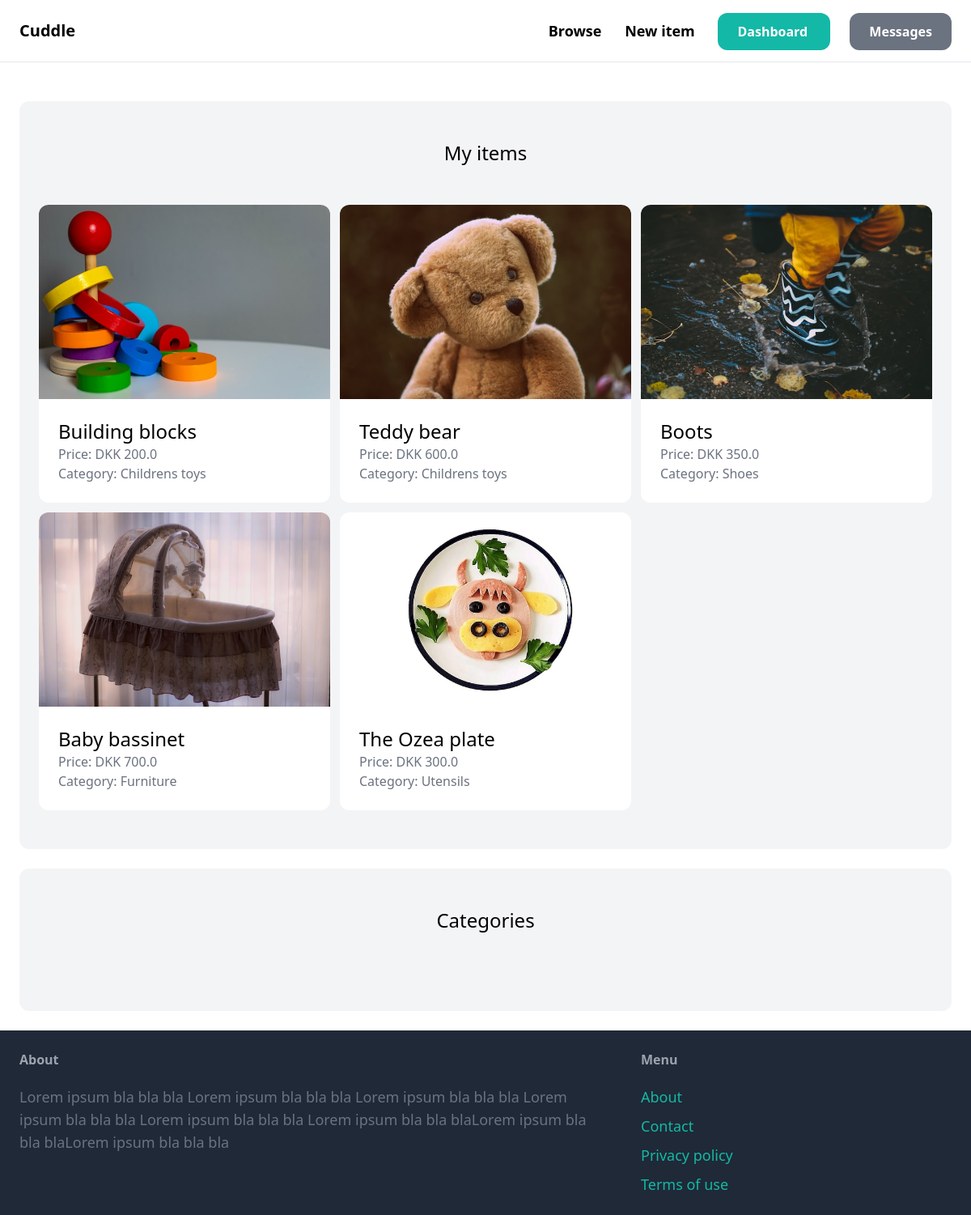
The page /dashboard/ (signed in) on the database its author committed.
### item/models.py (models this page shows, shortened)
class item(models.Model):
    name = models.CharField(max_length=255)
    description = models.TextField(blank=True, null=True)
    price = models.FloatField()
    image = models.ImageField(upload_to='item_images',blank=True, null=True)
    is_sold = models.BooleanField(default=False)
    created_at = models.DateTimeField(auto_now_add=True)
    created_by = models.ForeignKey(User, related_name='items', on_delete=models.CASCADE)
    category = models.ForeignKey(Category, related_name='items', on_delete=models.CASCADE)

class Category(models.Model):
    name = models.CharField(max_length=255)
    class Meta:
        ordering = ('name',)
        verbose_name_plural = 'Categories'
    def __str__(self):
        return self.name

### dashboard/views.py (the view)
# urls.py: path('', views.index, name= 'index'),
@login_required
def index(request):
    items = item.objects.filter(created_by= request.user)
    return render (request, 'dashboard.html', {
        'items':items
    })

### dashboard/templates/dashboard.html (shortened to what this page needs)
{% extends 'base.html' %}
{% block content%}
    <div class="mt-6 px-6 py-12 bg-gray-100 rounded-xl">
        <h2 class="mb-12 text-2xl text-center"> My items </h2>
        <div class="grid grid-cols-3 gap-3">
            {% for item in items %}
                <div>
                    <a href="{% url 'item:detail' item.id %}">
                        <div>
                            <img src="{{ item.image.url }}" class="rounded-t-xl">
                        </div>
                        <div class="p-6 bg-white rounded-b-xl">
                            <h2 class="text-2xl"> {{ item.name }}</h2>
                            <p class="text-gray-500"> Price: DKK {{ item.price }}</p>
                            <p class="text-gray-500"> Category: {{ item.category }}</p>
                        </div>
                    </a>
                </div>
            {% endfor %}
        </div>
    </div>
    <div class="mt-6 px-6 py-12 bg-gray-100 rounded-xl">
        <h2 class="mb-12 text-2xl text-center"> Categories </h2>
    </div>
{% endblock %}

### rows shown on the page
item: image (picture), name "Building blocks", price "200.0", category "Childrens toys"
item: image (picture), name "Teddy bear", price "600.0", category "Childrens toys"
item: image (picture), name "Boots", price "350.0", category "Shoes"
item: image (picture), name "Baby bassinet", price "700.0", category "Furniture"
item: image (picture), name "The Ozea plate", price "300.0", category "Utensils"
